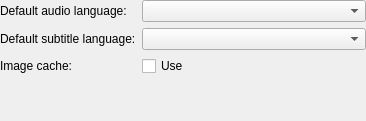
<?xml version="1.0" encoding="UTF-8"?>
<ui version="4.0">
 <class>VideoConfig</class>
 <widget class="QWidget" name="VideoConfig">
  <property name="geometry">
   <rect>
    <x>0</x>
    <y>0</y>
    <width>366</width>
    <height>121</height>
   </rect>
  </property>
  <property name="windowTitle">
   <string>Configure Video Plugin</string>
  </property>
  <layout class="QFormLayout" name="formLayout">
   <property name="margin">
    <number>0</number>
   </property>
   <item row="0" column="0">
    <widget class="QLabel" name="defaultAudioLanguageLabel">
     <property name="text">
      <string>Default audio language:</string>
     </property>
     <property name="wordWrap">
      <bool>false</bool>
     </property>
     <property name="buddy">
      <cstring>kcfg_DefaultAudioLanguage</cstring>
     </property>
    </widget>
   </item>
   <item row="0" column="1">
    <widget class="KMFLanguageComboBox" name="kcfg_DefaultAudioLanguage"/>
   </item>
   <item row="1" column="0">
    <widget class="QLabel" name="defaultSubtitleLanguageLabel">
     <property name="text">
      <string>Default subtitle language:</string>
     </property>
     <property name="wordWrap">
      <bool>false</bool>
     </property>
     <property name="buddy">
      <cstring>kcfg_DefaultSubtitleLanguage</cstring>
     </property>
    </widget>
   </item>
   <item row="1" column="1">
    <widget class="KMFLanguageComboBox" name="kcfg_DefaultSubtitleLanguage"/>
   </item>
   <item row="2" column="1">
    <widget class="QCheckBox" name="kcfg_UsePreviewCache">
     <property name="text">
      <string>Use</string>
     </property>
     <property name="shortcut">
      <string>Alt+U</string>
     </property>
    </widget>
   </item>
   <item row="2" column="0">
    <widget class="QLabel" name="label">
     <property name="text">
      <string>Image cache:</string>
     </property>
    </widget>
   </item>
  </layout>
 </widget>
 <layoutdefault spacing="6" margin="11"/>
 <layoutfunction spacing="KDialog::spacingHint" margin="KDialog::marginHint"/>
 <pixmapfunction>qPixmapFromMimeSource</pixmapfunction>
 <customwidgets>
  <customwidget>
   <class>KMFLanguageComboBox</class>
   <extends>QComboBox</extends>
   <header>kmflanguagewidgets.h</header>
  </customwidget>
 </customwidgets>
 <resources/>
 <connections/>
</ui>
